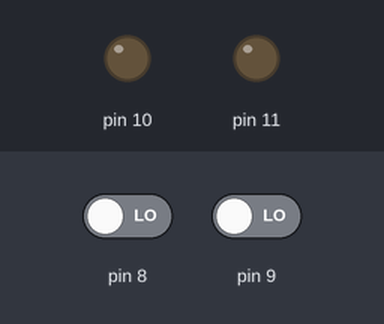
Simulated run of this sketch. Board: Arduino Uno, built with avr-gcc and run on an emulated ATmega328P. On the bench: output pins drawn as LEDs (lit = HIGH). Dashed ring = blinking. The inputs (shaded band) are chosen by the test bench; at power-on: pin 8 LOW, pin 9 LOW.

Above: at 1.2 s.
1.3 s: pin 8 driven HIGH
At 4.2 s:
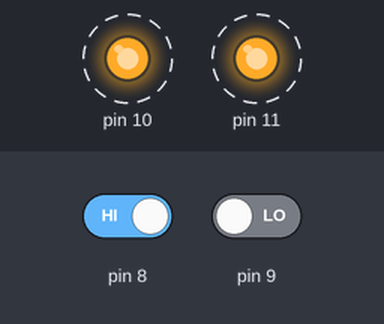
4.3 s: pin 8 driven LOW
At 5.3 s:
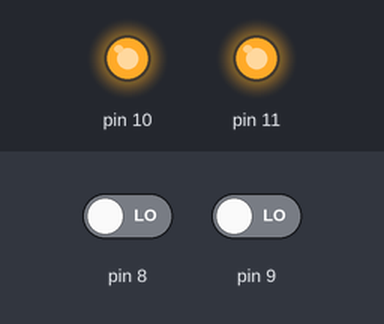
Timing chart, 0 to 7.3 s (numbered marks = the images above; inputs shaded):
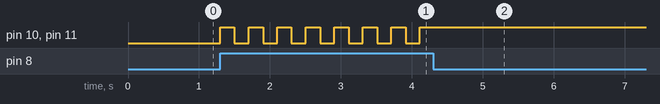

Measured:
- after the input at 1.3 s, pin 10, pin 11: alternates HIGH for 0.20 s and LOW for 0.20 s, starting at once
- after the input at 4.3 s, pin 10, pin 11: stops changing and stays HIGH

The sketch:

TriggerTemporal.ino
```cpp
// Code generated by ArduinoML
// Structural concepts
void setup() {
	pinMode(8, INPUT);
	pinMode(9, INPUT);
	pinMode(10, OUTPUT);
	pinMode(11, OUTPUT);
}

//Behavioral concepts
long time=0;
long debounce = 200;
long analog=0;

void mode_TriggerTemporal() {
	//initial state
	state_off();
}

void state_off() {
	digitalWrite(10, LOW);
	digitalWrite(11, LOW);
	boolean guard = millis() - time > debounce;
	if( digitalRead(8) == HIGH && guard ) {
		time = millis();
		state_on();
	}
	else {
		state_off();
	}
}

void state_on() {
	digitalWrite(10, HIGH);
	digitalWrite(11, HIGH);
	boolean guard = millis() - time > debounce;
	if( digitalRead(8) == HIGH && guard ) {
		time = millis();
		state_off();
	}
	if( digitalRead(9) == HIGH && guard ) {
		delay(3000);
		time = millis();
		state_off();
	}
	else {
		state_on();
	}
}

void loop() {mode_TriggerTemporal();} // Entering init mode
```
